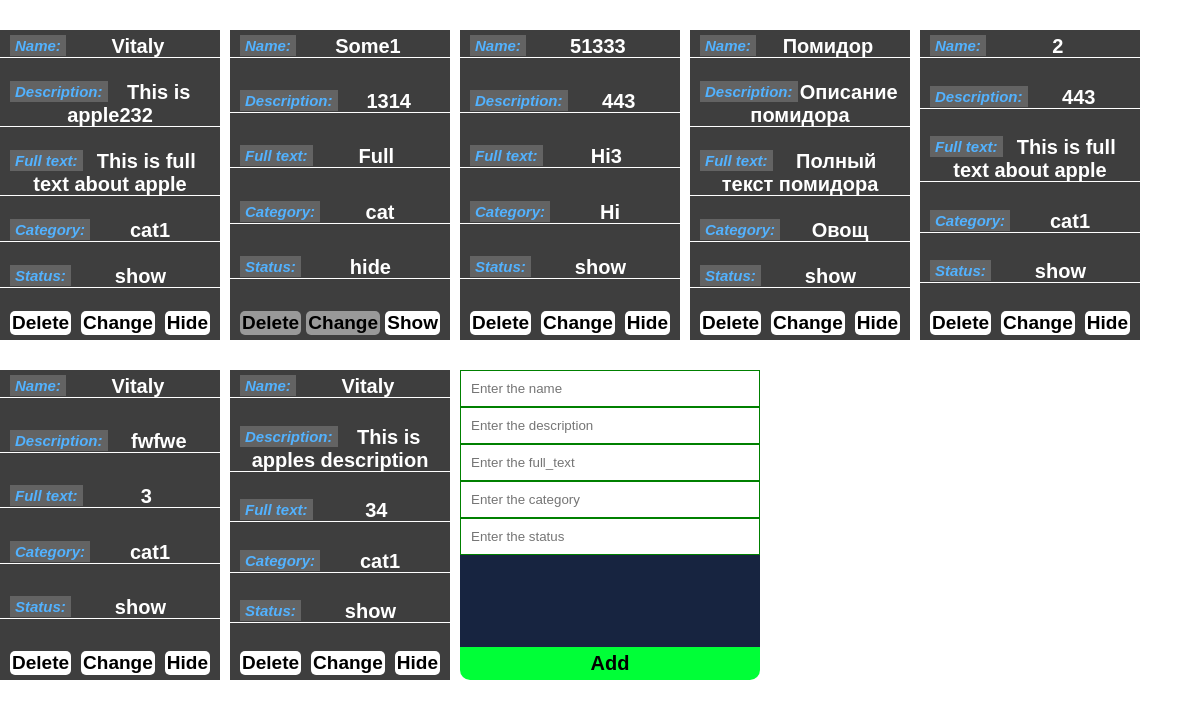
The page / on the database its author committed.
### tables this page shows
CREATE TABLE `product` (
  `id` int(11) NOT NULL,
  `name` varchar(45) NOT NULL,
  `description` varchar(200) DEFAULT NULL,
  `full_text` varchar(255) DEFAULT NULL,
  `category` varchar(45) DEFAULT NULL,
  `status` varchar(4) DEFAULT NULL
);

### outPut.php (the view)
<?php
$query = mysqli_query($connect, "SELECT name, id, description, full_text, category, status FROM product");
?>
<?php while($res = mysqli_fetch_assoc($query)) {
    $res['status'] === 'hide' ? $hideShow = 'Show' : $hideShow = 'Hide';
    ?>
    <div class="card">
        <div class="name"><span>Name: </span><?=$res['name']?></div>
        <div class="description"><span>Description: </span><?=$res['description']?></div>
        <div class="full_text"><span>Full text: </span><?=$res['full_text']?></div>
        <div class="category"><span>Category: </span><?=$res['category']?></div>
        <div class="status"><span>Status: </span><?=$res['status']?></div>
        <div class="buttons">
            <a class="Delete <?=$res['status']?>" href="deleteItem.php?delete=<?=$res['id']?>">Delete</a>
            <a class="Change <?=$res['status']?>" href="editItem.php?change=<?=$res['id']?>">Change</a>
            <a class="Hide" href="hideItem.php?hide=<?=$res['id']?>"><?=$hideShow?></a>
        </div>
    </div>
<?php }?>

### index.php (shortened to what this page needs)
<?php
require_once 'connect.php';
?>
<!doctype html>
<html lang="en">
<head>
    <link rel="stylesheet" href="style.css">
</head>
<body>
    <div class="container">
        <?php require_once 'outPut.php'?>
        <form action="addItem.php" method="GET" class="formAdd">
            <input type="text" name="name" placeholder="Enter the name">
            <input type="text" name="description" placeholder="Enter the description">
            <input type="text" name="full_text" placeholder="Enter the full_text">
            <input type="text" name="category" placeholder="Enter the category">
            <input type="text" name="status" placeholder="Enter the status">
            <button type="submit">Add</button>
        </form>
    </div>
</body>
</html>

### style.css (style rules this page uses)
* { margin: 0; padding: 0; }
body { font-family: Arial; font-size: 20px; font-weight: bold; }
.formAdd { position: relative; display: flex; flex-direction: column; background-color: #172440; width: 300px; margin-top: 30px; border-radius: 0px 0px 15px 15px; }
.formAdd > button { position: absolute; bottom: 0; left: 0; margin-top: 5px; padding: 5px 10px; font-size: 20px; font-weight: bold; background-color: #00ff37; border: none; cursor: pointer; width: 100%; border-radius: 0px 0px 10px 10px; outline: none; }
input { padding: 10px 10px; border: 1px solid green; }
.container { margin: 0 auto; width: 1200px; display: flex; flex-direction: row; flex-wrap: wrap; }
.card { width: 200px; height: 300px; background-color: #3e3e3e; margin-right: 10px; margin-top: 30px; color: #fff; text-align: center; display: flex; flex-direction: column; justify-content: space-between; padding: 5px 10px; }
span { color: #52b2ff; background-color: #636363; font-size: 15px; font-style: italic; float: left; padding: 2px 5px; }
.card div { position: relative; }
.card div.buttons { position: static; }
.card div:after { position: absolute; content: ''; width: 220px; height: 1px; background-color: #fff; bottom: 0; left: -10px; }
.card .buttons { display: flex; flex-direction: row; justify-content: space-between; border-bottom: none; }
a { text-decoration: none; background-color: #fff; padding: 1px 2px; font-size: 19px; transition: all .3s; color: #000 !important; border-radius: 5px; }
a.hide { pointer-events: none; cursor: default; background-color: #999; }

### rows shown on the page
product: name "Vitaly", description "This is apple232", full_text "This is full text about apple", category "cat1", status "show", hideShow "Hide"
product: name "Some1", description "1314", full_text "Full", category "cat", status "hide", hideShow "Show"
product: name "51333", description "443", full_text "Hi3", category "Hi", status "show", hideShow "Hide"
product: name "Помидор", description "Описание помидора", full_text "Полный текст помидора", category "Овощ", status "show", hideShow "Hide"
product: name "2", description "443", full_text "This is full text about apple", category "cat1", status "show", hideShow "Hide"
product: name "Vitaly", description "fwfwe", full_text "3", category "cat1", status "show", hideShow "Hide"
product: name "Vitaly", description "This is apples description", full_text "34", category "cat1", status "show", hideShow "Hide"
